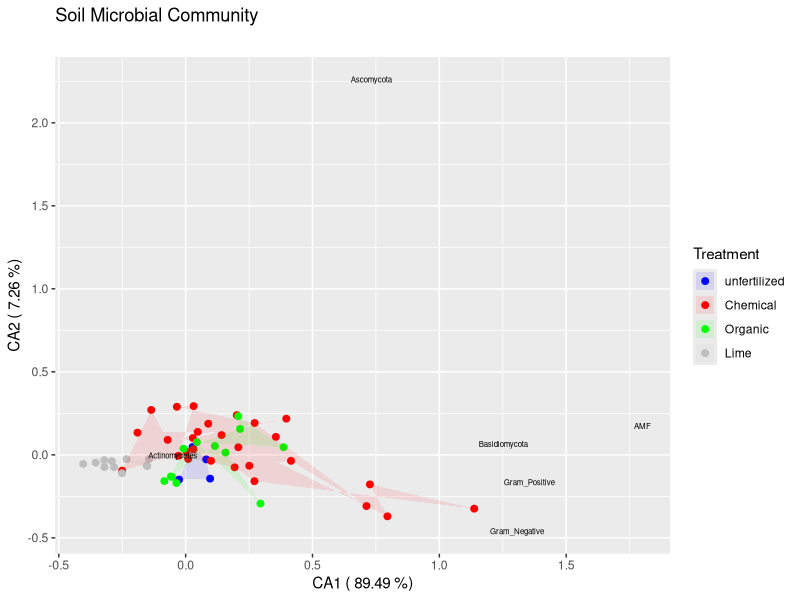
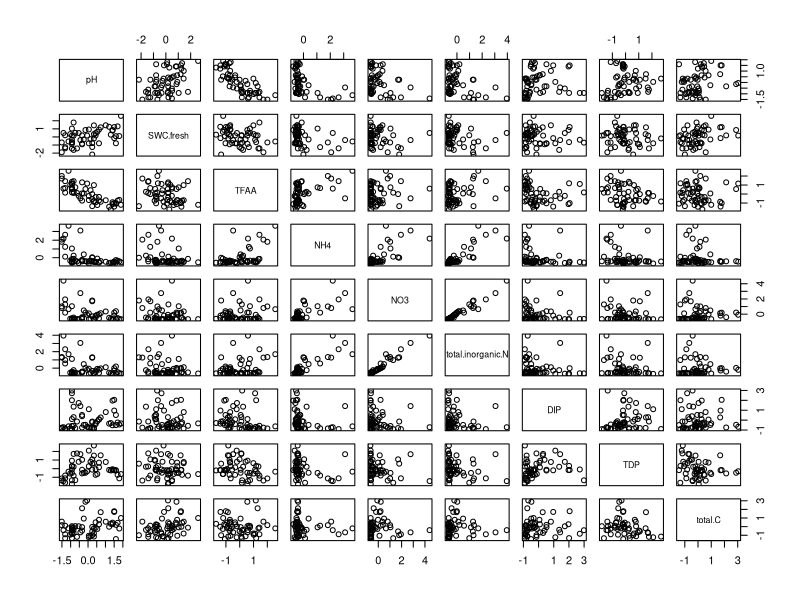
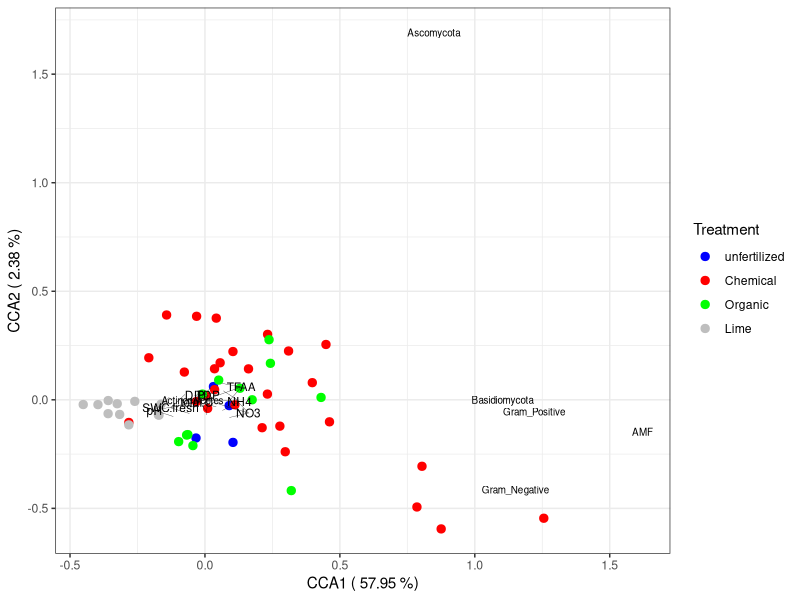

The R script that drew these images, in order:
rm(list=ls()) # Remove Previous variables

# Load data 
microbial <- read.csv("Microbial Community.csv", sep=",", dec=".", header=TRUE, stringsAsFactors=TRUE)
#stringsAsFactors=TRUE : convert characters into factors

str(microbial) # structure
levels(microbial$Soil_Type) #See the levels





####### Correspondence Analysis (CA)
data.ca <- microbial


# Set NAs zero
data.ca[is.na(data.ca)] <- 0
head(data.ca)

# remove ascomycota as outlier
#names(data.ca) # see the column names
#data.ca <- data.ca[-4]


# Load packages
#install.packages("vegan")
library("vegan")
#install.packages("grid")
library("grid")

# Create CA file
mod <- cca(X = data.ca[, 2:ncol(data.ca)]) # X is the community data matrix
summary(mod)
? cca


# extract Site Scores from an Ordination
cca.sites <- data.frame(scores(mod, choices=c(1,2), display="sites", scaling=3))
?scores

# create dataframe with categorical variable and site scores(CA1 and CA2)
ord_df <- data.frame( Treatment=data.ca$Soil_Type,
                     CA1=cca.sites$CA1, CA2=cca.sites$CA2)

str(ord_df) # structure

# change Treatment variable into factor (If it is not factor)
#ord_df$Site <- factor(ord_df$Site)
#str(ord_df) # structure




# Extract the proportion of variance explained by each CA axis
exp <- summary(eigenvals(mod))
exp <- data.frame(exp) # convert into dataframe
exp <- subset(exp, rownames(exp)=="Proportion Explained") # keep just Proportion Explained data

# extract Species Scores from an Ordination
cca.species <- data.frame(scores(mod, choices=c(1,2), 
                                 display="species", scaling=3))

cca.species$microbial <- rownames(cca.species) # create new column with row names
head(cca.species) # see the first six rows



# Plot it! 
#install.packages("ggplot2")
library(ggplot2)

# change the order of levels
ord_df$Treatment <- factor(ord_df$Treatment, levels=c("unfertilized","Chemical", "Organic", "Lime"))
levels(ord_df$Treatment)

ggplot() +
  geom_point(data=ord_df, aes(x=CA1, y=CA2, colour=Treatment), size=2) +
  geom_polygon(data=ord_df, aes(x=CA1, y=CA2, fill=Treatment), alpha=0.1, size=3) +
  geom_text(data=cca.species, aes(x=CA1, y=CA2, label=microbial), size=2) +
  labs(x=paste("CA1 (",round(exp$CA1 * 100, digits=2), "%)"),
       y=paste("CA2 (",round(exp$CA2 * 100, digits=2), "%)"),
       title="Soil Microbial Community", subtitle="")+
  scale_color_manual(values=c("blue", "red", "green", "gray")) +
  scale_fill_manual(values=c("blue", "red", "green","gray"))
ggsave("Soil microbial community_CA.jpg", width=14, height=7)


# check if it is significant based on statistics (PERMANOVA)
adonis2(data.ca[, 2:ncol(data.ca)] ~ data.ca$Soil_Type)






############################### Canonical correspondence analysis (CCA)
rm(list=ls()) # Remove Previous variables


# Install packages
#install.packages("tidyr")
library(tidyr)
#install.packages("vegan")
library(vegan)
#install.packages("grid")
library(grid)
#install.packages("ggplot2")
library(ggplot2)


# load community matrix
Microbial_community <- read.csv("Microbial Community.csv", stringsAsFactors=FALSE)
str(Microbial_community) #Structure
Microbial_community[, c(2:ncol(Microbial_community))] <- sapply(Microbial_community[, c(2:ncol(Microbial_community))], as.numeric) # convert community matrix into numeric
Microbial_community[is.na(Microbial_community)] <- 0 # convert NA to 0 (It is necessary for CCA)



# Load environmental data
envr <- read.csv("Environmental Data.csv", stringsAsFactors=TRUE)
str(envr)
envr[is.na(envr)] <- 0 # convert NA to 0 (It is necessary for CCA)




#  select envr factors of interest in the Standardisation step
envr <- decostand(envr[,2:ncol(envr)], meth = "standardize")
?decostand # see the information about standardization method
pairs(envr) # check for collinearity 

#  create dataframes with and without grouping factor
Microbial_community.all <- Microbial_community # With grouping factor
Microbial_community <- Microbial_community [,2:ncol(Microbial_community)] # Without grouping factor



#Create function for CCA analysis
cca.fun <- function(Microbial_community, Microbial_community.all, envr){
  mod <- cca(X = Microbial_community, Y = envr) # create CCA list
  cca.sites <- data.frame(scores(mod, choices = c(1,2), display = "sites", scaling = 3)) # extract data for sites CCA (in CA1 and CA2)  
  ord_df <- data.frame(Treatment = Microbial_community.all$Soil_Type, CCA1 = cca.sites$CCA1, CCA2 = cca.sites$CCA2) # create dataframe with categorical variable and site scores(CA1 and CA2)
 ord_df$Treatment <- factor(ord_df$Treatment, levels = c("unfertilized","Chemical", "Organic" , "Lime")) # Convert Treatment variable into factor with suitable order
  exp <- summary(eigenvals(mod)) # Extract the proportion of variance explained by each CA axis
  exp <- data.frame(exp) # convert into dataframe
  exp <- subset(exp, rownames(exp)=="Proportion Explained")  # keep just Proportion Explained data
  cca.species <- data.frame(scores(mod, display = "species",scaling = 3)) # extract Species Scores from an Ordination
  cca.species <- data.frame(Cca1 = cca.species$CCA1, Cca2 = cca.species$CCA2, species = rownames(cca.species)) # add new column with row names
  cca.envr <- data.frame(scores(mod, display = "bp", scaling = 3)) # extract environmetal Scores from an Ordination
  cca.envr <- data.frame(cca1 = cca.envr$CCA1, cca2 = cca.envr$CCA2, factor = rownames(cca.envr)) # create new dataframe with row names and scores of Environmental data on CA1 and CA2
  res_list <- list(ord_df,cca.species,cca.envr,exp) # make list from previous dataframes
  return(res_list)
}




# Perform CCA function
ccares <- cca.fun(Microbial_community, Microbial_community.all , envr)

# plotit
ggplot(ccares[[1]]) +
  
  geom_point(mapping = aes(x = CCA1, y = CCA2, colour = Treatment), size = 2.5) +
  geom_text(data = ccares[[2]], 
            aes(x = Cca1, y = Cca2, label = species), size = 2.5) +
  geom_segment(data = ccares[[3]],
               aes(x = 0, xend = cca1, y = 0, yend = cca2),
               arrow = arrow(length = unit(0.5, "cm")), size = .1) +
  geom_text(data = ccares[[3]], 
            aes(x = cca1  , y = cca2 , label = factor),
            size = 3) +
  labs(title = NULL, x = paste("CCA1 (",round(ccares[[4]][1,1] * 100, digits = 2), "%)"),
       y = paste("CCA2 (", round(ccares[[4]][1,2] * 100, digits = 2), "%)")) +
  scale_color_manual(values=c("blue", "red", "green", "gray")) +
  theme_bw() 

ggsave("CCA_Soil_Microbial Community.jpg", width=20, height=12)

### Exercise:
# Do CA and CCA for enzyme data with the same environmental dataset


